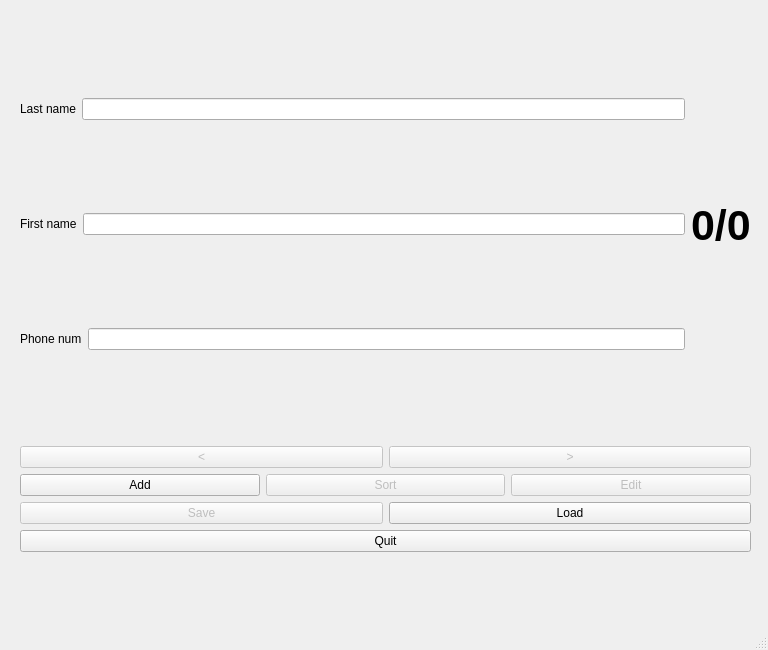
<?xml version="1.0" encoding="UTF-8"?>
<ui version="4.0">
 <class>MainWindow</class>
 <widget class="QMainWindow" name="MainWindow">
  <property name="geometry">
   <rect>
    <x>0</x>
    <y>0</y>
    <width>768</width>
    <height>650</height>
   </rect>
  </property>
  <property name="windowTitle">
   <string>MainWindow</string>
  </property>
  <widget class="QWidget" name="centralwidget">
   <widget class="QWidget" name="verticalLayoutWidget_2">
    <property name="geometry">
     <rect>
      <x>20</x>
      <y>11</y>
      <width>731</width>
      <height>541</height>
     </rect>
    </property>
    <layout class="QVBoxLayout" name="verticalLayout_2">
     <item>
      <layout class="QHBoxLayout" name="horizontalLayout_7">
       <item>
        <layout class="QVBoxLayout" name="verticalLayout">
         <item>
          <layout class="QHBoxLayout" name="horizontalLayout_2">
           <item>
            <widget class="QLabel" name="label_2">
             <property name="text">
              <string>Last name</string>
             </property>
            </widget>
           </item>
           <item>
            <widget class="QLineEdit" name="lastname_edit">
             <property name="maximumSize">
              <size>
               <width>4598596</width>
               <height>16777215</height>
              </size>
             </property>
            </widget>
           </item>
          </layout>
         </item>
         <item>
          <layout class="QHBoxLayout" name="horizontalLayout_3">
           <item>
            <widget class="QLabel" name="label_3">
             <property name="text">
              <string>First name</string>
             </property>
            </widget>
           </item>
           <item>
            <widget class="QLineEdit" name="firstname_edit"/>
           </item>
          </layout>
         </item>
         <item>
          <layout class="QHBoxLayout" name="horizontalLayout">
           <item>
            <widget class="QLabel" name="label">
             <property name="text">
              <string>Phone num</string>
             </property>
            </widget>
           </item>
           <item>
            <widget class="QLineEdit" name="phonenum_edit"/>
           </item>
          </layout>
         </item>
        </layout>
       </item>
       <item>
        <widget class="QLabel" name="counter_label">
         <property name="font">
          <font>
           <pointsize>32</pointsize>
           <weight>75</weight>
           <bold>true</bold>
          </font>
         </property>
         <property name="text">
          <string>0/0</string>
         </property>
        </widget>
       </item>
      </layout>
     </item>
     <item>
      <layout class="QHBoxLayout" name="horizontalLayout_4">
       <item>
        <widget class="QPushButton" name="back_button">
         <property name="enabled">
          <bool>false</bool>
         </property>
         <property name="text">
          <string>&lt;</string>
         </property>
        </widget>
       </item>
       <item>
        <widget class="QPushButton" name="forw_button">
         <property name="enabled">
          <bool>false</bool>
         </property>
         <property name="text">
          <string>&gt;</string>
         </property>
        </widget>
       </item>
      </layout>
     </item>
     <item>
      <layout class="QHBoxLayout" name="horizontalLayout_6">
       <item>
        <widget class="QPushButton" name="add_button">
         <property name="text">
          <string>Add</string>
         </property>
        </widget>
       </item>
       <item>
        <widget class="QPushButton" name="sort_button">
         <property name="enabled">
          <bool>false</bool>
         </property>
         <property name="text">
          <string>Sort</string>
         </property>
        </widget>
       </item>
       <item>
        <widget class="QPushButton" name="edit_button">
         <property name="enabled">
          <bool>false</bool>
         </property>
         <property name="text">
          <string>Edit</string>
         </property>
        </widget>
       </item>
      </layout>
     </item>
     <item>
      <layout class="QHBoxLayout" name="horizontalLayout_5">
       <item>
        <widget class="QPushButton" name="save_button">
         <property name="enabled">
          <bool>false</bool>
         </property>
         <property name="text">
          <string>Save</string>
         </property>
        </widget>
       </item>
       <item>
        <widget class="QPushButton" name="load_button">
         <property name="text">
          <string>Load</string>
         </property>
        </widget>
       </item>
      </layout>
     </item>
     <item>
      <widget class="QPushButton" name="quit_button">
       <property name="text">
        <string>Quit</string>
       </property>
      </widget>
     </item>
    </layout>
   </widget>
  </widget>
  <widget class="QMenuBar" name="menubar">
   <property name="geometry">
    <rect>
     <x>0</x>
     <y>0</y>
     <width>768</width>
     <height>39</height>
    </rect>
   </property>
  </widget>
  <widget class="QStatusBar" name="statusbar"/>
 </widget>
 <resources/>
 <connections>
  <connection>
   <sender>quit_button</sender>
   <signal>clicked()</signal>
   <receiver>MainWindow</receiver>
   <slot>close()</slot>
   <hints>
    <hint type="sourcelabel">
     <x>385</x>
     <y>565</y>
    </hint>
    <hint type="destinationlabel">
     <x>383</x>
     <y>324</y>
    </hint>
   </hints>
  </connection>
 </connections>
</ui>
